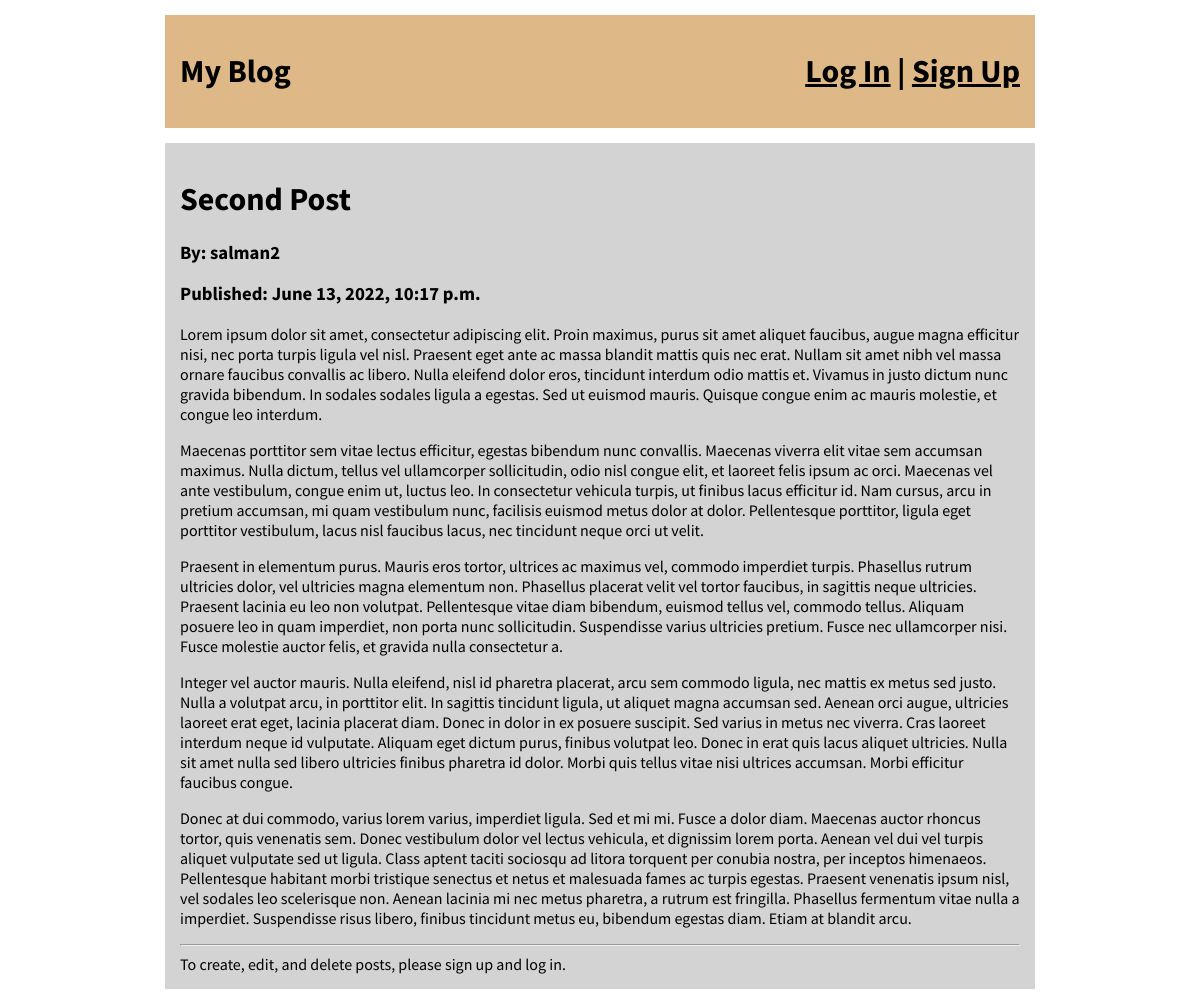
The app's page /post/2/ with its own data.
### main/models.py (models this page shows, shortened)
class BlogPost(models.Model):
    title = models.CharField(max_length=100)
    body = models.TextField()
    publication_date = models.DateTimeField(default=timezone.now)
    author = models.ForeignKey(
        to=settings.AUTH_USER_MODEL,
        on_delete=models.SET(get_deleted_user),
    )

### main/views.py (the view)
# urls.py: path('post/<int:pk>/', PostDetailView.as_view(), name='post_detail'),
class PostDetailView(DetailView):
    model = BlogPost

### main/templates/main/blogpost_detail.html
{% extends 'main/base.html' %}
{% block content %}
    <div class="item">
        <h1>{{ blogpost.title|escape }}</h1>
        <h3>By: {{ blogpost.author|escape }}</h3>
        <h3>Published: {{ blogpost.publication_date }}</h3>
        <div>{{ blogpost.body|escape|linebreaks }}</div>
        <hr>
        {% if user.is_authenticated %}
            <a href="{% url 'main:post_update' blogpost.pk %}"><button>Edit Post</button></a>
            <a href="{% url 'main:post_delete' blogpost.pk %}"><button>Delete Post</button></a>
        {% else %}
            To create, edit, and delete posts, please sign up and log in.
        {% endif %}
    </div>
{% endblock content %}

### main/static/main/style.css (style rules this page uses)
body { font-family: 'Source Sans Pro', sans-serif; width: 900px; margin-left: auto; margin-right: auto; }
.item { background: lightgray; margin: 15px; padding: 15px; }

### records on screen
BlogPost: title "Second Post", author "salman2", publication_date "June 13, 2022, 10:17 p.m.", body "Lorem ipsum dolor sit amet, consectetur adipiscing elit. Proin maximus, purus sit amet aliquet faucibus, augue magna efficitur nisi, nec porta turpis ligula vel nisl. Praesent eget ante ac massa blandit mattis quis nec erat. Nullam sit amet nibh vel massa ornare faucibus convallis ac libero. Nulla eleifend dolor eros, tincidunt interdum odio mattis et. Vivamus in justo dictum nunc gravida bibendum. In sodales sodales ligula a egestas. Sed ut euismod mauris. Quisque congue enim ac mauris molestie, et congue leo interdum. Maecenas porttitor sem vitae lectus efficitur, egestas bibendum nunc convallis. Maecenas viverra elit vitae sem accumsan maximus. Nulla dictum, tellus vel ullamcorper…"
